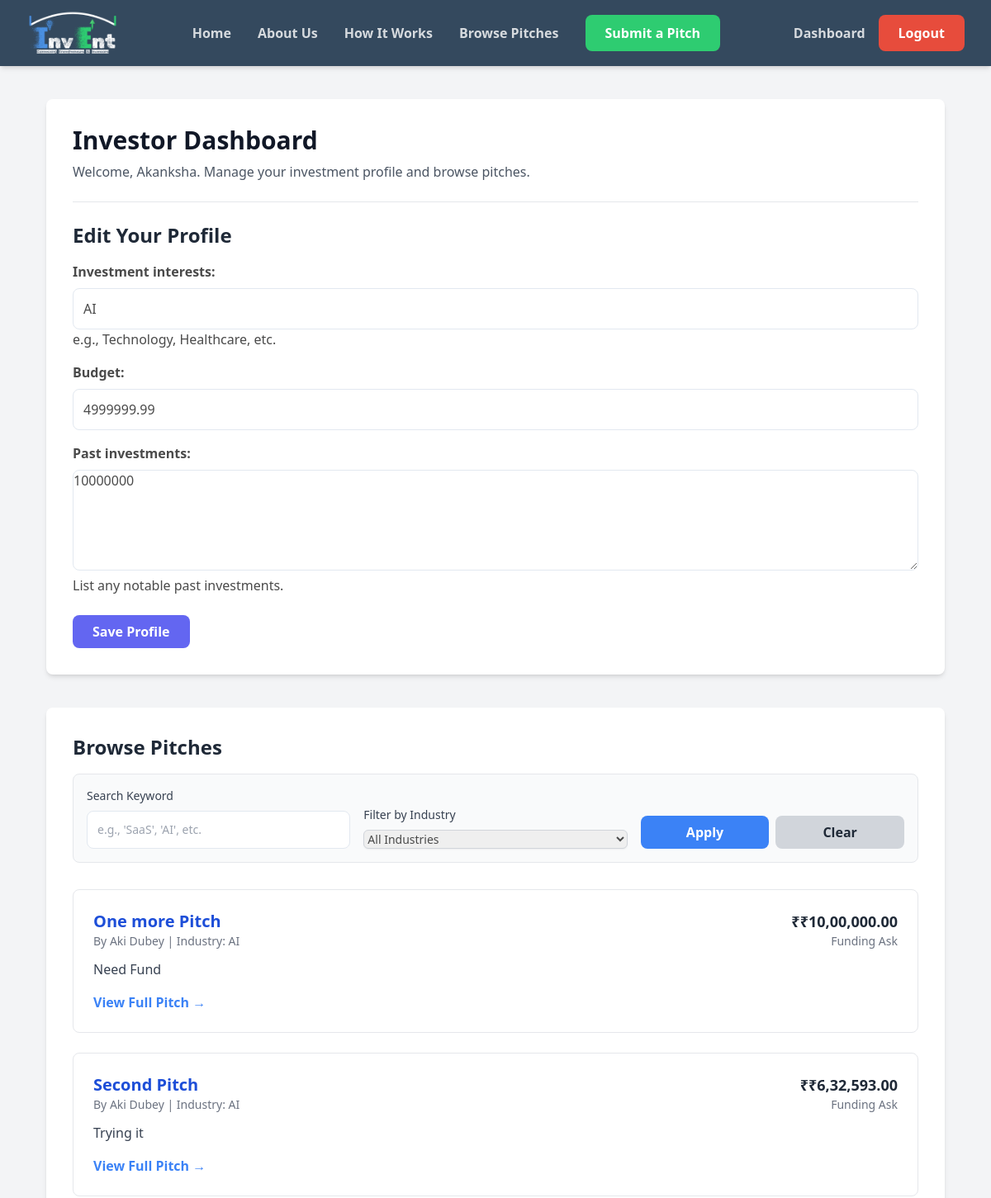
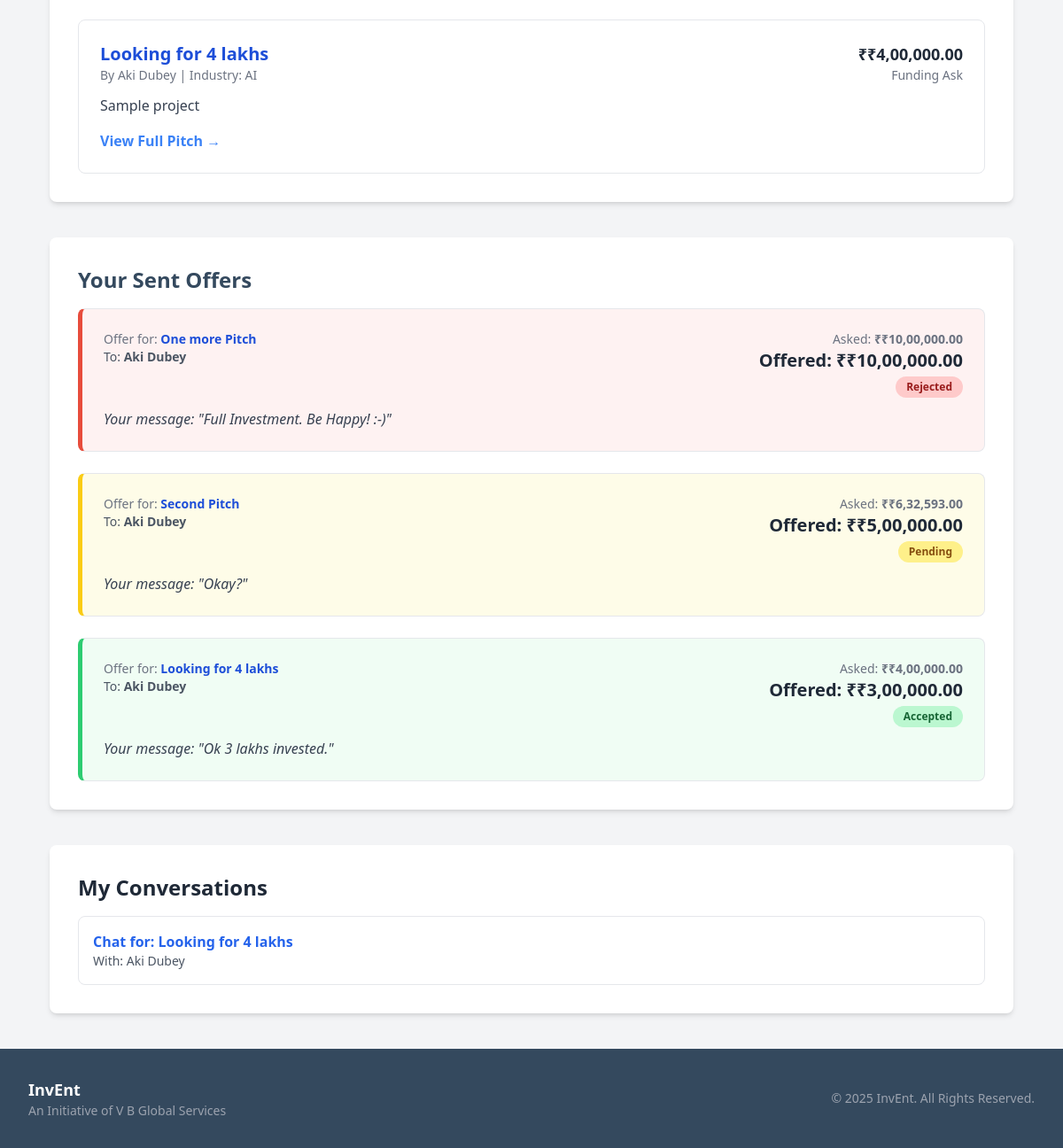
Screenshot of /dashboard/investor/ (signed in) with the database file from the repository (2 pictures, top to bottom).
### core/models.py (models this page shows, shortened)
class User(AbstractUser):
    USER_TYPE_CHOICES = (
        (1, 'entrepreneur'),
        (2, 'investor'),
    )
    user_type = models.PositiveSmallIntegerField(choices=USER_TYPE_CHOICES, null=True, blank=True)

class InvestorProfile(models.Model):
    user = models.OneToOneField(User, on_delete=models.CASCADE, primary_key=True, related_name='investor_profile')
    investment_interests = models.CharField(max_length=255, blank=True, help_text="e.g., Technology, Healthcare, etc.")
    budget = models.DecimalField(max_digits=15, decimal_places=2, null=True, blank=True)
    past_investments = models.TextField(blank=True, help_text="List any notable past investments.")

class Pitch(models.Model):
    entrepreneur = models.ForeignKey(settings.AUTH_USER_MODEL, on_delete=models.CASCADE, related_name='pitches')
    title = models.CharField(max_length=200)
    summary = models.CharField(max_length=500, help_text="A short, compelling summary of your business.")
    details = models.TextField(help_text="Full details of your business pitch.")
    funding_amount = models.DecimalField(max_digits=12, decimal_places=2, help_text="How much funding are you asking for?")
    created_at = models.DateTimeField(auto_now_add=True)

class EntrepreneurProfile(models.Model):
    user = models.OneToOneField(User, on_delete=models.CASCADE, primary_key=True, related_name='entrepreneur_profile')
    company_name = models.CharField(max_length=255, blank=True)
    company_logo = models.ImageField(upload_to='company_logos/', blank=True, null=True, help_text="Upload your company's logo.")
    industry = models.CharField(max_length=100, blank=True)
    funding_sought = models.DecimalField(max_digits=12, decimal_places=2, null=True, blank=True)
    business_plan = models.TextField(blank=True, help_text="Provide a detailed business plan.")
    company_details = models.TextField(blank=True, null=True, help_text="Detailed information about your company, mission, and team.")

class Offer(models.Model):
    STATUS_CHOICES = (
        ('pending', 'Pending'),
        ('accepted', 'Accepted'),
        ('rejected', 'Rejected'),
    )
    pitch = models.ForeignKey(Pitch, on_delete=models.CASCADE, related_name='offers')
    investor = models.ForeignKey(settings.AUTH_USER_MODEL, on_delete=models.CASCADE, related_name='offers_made')
    amount = models.DecimalField(max_digits=12, decimal_places=2)
    message = models.TextField(blank=True, help_text="Include a personal message or terms with your offer.")
    status = models.CharField(max_length=10, choices=STATUS_CHOICES, default='pending')
    created_at = models.DateTimeField(auto_now_add=True)

### chat/models.py (models this page shows, shortened)
class Conversation(models.Model):
    offer = models.OneToOneField('core.Offer', on_delete=models.CASCADE, related_name='conversation')
    participants = models.ManyToManyField(settings.AUTH_USER_MODEL, related_name='conversations')
    created_at = models.DateTimeField(auto_now_add=True)

### core/views.py (the view)
# urls.py: path('dashboard/investor/', views.investor_dashboard_view, name='investor_dashboard'),
@login_required
def investor_dashboard_view(request):
    profile, created = InvestorProfile.objects.get_or_create(user=request.user)
    if request.method == 'POST':
        form = InvestorProfileForm(request.POST, instance=profile)
        if form.is_valid():
            form.save()
            return redirect('investor_dashboard')
    else:
        form = InvestorProfileForm(instance=profile)
    all_pitches = Pitch.objects.select_related('entrepreneur__entrepreneur_profile').all().order_by('-created_at')
    search_query = request.GET.get('q', '')
    selected_industry = request.GET.get('industry', '')
    if search_query:
        all_pitches = all_pitches.filter(
            Q(title__icontains=search_query) |
            Q(summary__icontains=search_query) |
            Q(details__icontains=search_query)
        )
    if selected_industry:
        all_pitches = all_pitches.filter(entrepreneur__entrepreneur_profile__industry=selected_industry)
    industries = EntrepreneurProfile.objects.exclude(industry__exact='').values_list('industry', flat=True).distinct().order_by('industry')
    offers_made = Offer.objects.filter(investor=request.user).select_related('pitch').order_by('-created_at')
    my_conversations = Conversation.objects.filter(participants=request.user).order_by('-created_at')
    context = {
        'form': form,
        'all_pitches': all_pitches,
        'my_conversations': my_conversations,
        'industries': industries,
        'search_query': search_query,
        'selected_industry': selected_industry,
        'offers_made': offers_made,
    }
    return render(request, 'investor_dashboard.html', context)

### core/forms.py
class InvestorProfileForm(forms.ModelForm):
    class Meta:
        model = InvestorProfile
        fields = ('investment_interests', 'budget', 'past_investments')
        widgets = {
            'past_investments': forms.Textarea(attrs={'rows': 5}),
        }

### core/templatetags/custom_filters.py (called while the page is built)
@register.filter(name='indian_currency')
def indian_currency(value):
    try:
        s = str(float(value))
        integer_part, decimal_part = (s.split('.') + ['00'])[:2]
        decimal_part = decimal_part[:2].ljust(2, '0')
        integer_part = re.sub(r'(\d)(?=(\d\d)+\d$)', r'\1,', integer_part)
        return f"₹{integer_part}.{decimal_part}"
    except (ValueError, TypeError):
        return value

### templates/investor_dashboard.html (shortened to what this page needs)
{% extends 'base.html' %}
{% load static %}
{% load custom_filters %}
{% block content %}
<div class="space-y-10">
    <div class="bg-white p-8 rounded-lg shadow-md">
        <h1 class="text-3xl font-bold text-gray-900 mb-2">Investor Dashboard</h1>
        <p class="text-gray-600 mb-6">Welcome, {{ user.first_name }}. Manage your investment profile and browse pitches.</p>
        <div class="border-t border-gray-200 pt-6">
            <h2 class="text-2xl font-semibold text-gray-800 mb-4">Edit Your Profile</h2>
            <form method="post">
                <div class="space-y-4">{{ form.as_p }}</div>
                <div class="text-left mt-6">
                    <button type="submit" class="bg-indigo-500 hover:bg-indigo-600 text-white font-bold py-2 px-6 rounded-lg">Save Profile</button>
                </div>
            </form>
        </div>
    </div>
    <div class="bg-white p-8 rounded-lg shadow-md">
        <h2 class="text-2xl font-semibold text-gray-800 mb-4">Browse Pitches</h2>
        <form method="get" class="mb-8 p-4 bg-gray-50 border border-gray-200 rounded-lg">
            <div class="grid grid-cols-1 md:grid-cols-3 gap-4 items-end">
                <div>
                    <label for="q" class="block text-sm font-medium text-gray-700">Search Keyword</label>
                    <input type="text" name="q" id="q" value="{{ search_query }}" class="mt-1 block w-full rounded-md border-gray-300 shadow-sm focus:border-indigo-500 focus:ring-indigo-500 sm:text-sm" placeholder="e.g., 'SaaS', 'AI', etc.">
                </div>
                <div>
                    <label for="industry" class="block text-sm font-medium text-gray-700">Filter by Industry</label>
                    <select name="industry" id="industry" class="mt-1 block w-full rounded-md border-gray-300 shadow-sm focus:border-indigo-500 focus:ring-indigo-500 sm:text-sm">
                        <option value="">All Industries</option>
                    </select>
                </div>
                <div class="flex items-center gap-2">
                    <button type="submit" class="w-full bg-blue-500 hover:bg-blue-600 text-white font-bold py-2 px-4 rounded-lg">Apply</button>
                    <a href="{% url 'investor_dashboard' %}" class="w-full text-center bg-gray-300 hover:bg-gray-400 text-gray-800 font-bold py-2 px-4 rounded-lg">Clear</a>
                </div>
            </div>
        </form>
        {% if all_pitches %}
            <div class="space-y-6">
                {% for pitch in all_pitches %}
                    <div class="p-6 border border-gray-200 rounded-lg hover:shadow-lg transition-shadow duration-200">
                        <div class="flex justify-between items-start">
                            <div>
                                <h3 class="font-bold text-xl text-blue-700">{{ pitch.title }}</h3>
                                <p class="text-sm text-gray-500">By {{ pitch.entrepreneur.first_name }} {{ pitch.entrepreneur.last_name }} | Industry: {{ pitch.entrepreneur.entrepreneur_profile.industry }}</p>
                            </div>
                            <div class="text-right">
                                <p class="text-lg font-semibold text-gray-800">₹{{ pitch.funding_amount|indian_currency }}</p>
                                <p class="text-sm text-gray-500">Funding Ask</p>
                            </div>
                        </div>
                        <p class="mt-3 text-gray-700">{{ pitch.summary }}</p>
                        <div class="mt-4">
                            <a href="{% url 'pitch_detail' pitch.id %}" class="text-blue-500 hover:underline font-semibold">View Full Pitch &rarr;</a>
                        </div>
                    </div>
                {% endfor %}
            </div>
        {% else %}
            <p class="text-center text-gray-500 mt-6">No pitches match your criteria.</p>
        {% endif %}
    </div>
    <div class="bg-white p-8 rounded-lg shadow-md card">
        <h2 class="text-2xl font-semibold text-gray-800 mb-4">Your Sent Offers</h2>
        {% if offers_made %}
            <div class="space-y-6">
                {% for offer in offers_made %}
                    <div class="p-6 border rounded-lg offer-card status-{{ offer.status }}">
                        <div class="flex justify-between items-start">
                            <div>
                                <p class="text-sm text-gray-500">Offer for: <span class="font-bold text-blue-700">{{ offer.pitch.title }}</span></p>
                                <p class="text-sm text-gray-600">To: <span class="font-semibold">{{ offer.pitch.entrepreneur.first_name }} {{ offer.pitch.entrepreneur.last_name }}</span></p>
                            </div>
                            <div class="text-right">
                                <p class="text-sm text-gray-500">Asked: <span class="font-semibold">₹{{ offer.pitch.funding_amount|indian_currency }}</span></p>
                                <p class="text-xl font-bold text-gray-800">Offered: ₹{{ offer.amount|indian_currency }}</p>
                                <span class="mt-1 inline-block px-3 py-1 text-xs font-semibold rounded-full
                                    {% if offer.status == 'accepted' %} bg-green-200 text-green-800
                                    {% elif offer.status == 'rejected' %} bg-red-200 text-red-800
                                    {% else %} bg-yellow-200 text-yellow-800 {% endif %}">
                                    {{ offer.get_status_display }}
                                </span>
                            </div>
                        </div>
                        <p class="mt-3 text-gray-700 italic">Your message: "{{ offer.message }}"</p>
                    </div>
                {% endfor %}
            </div>
        {% else %}
            <p class="text-gray-500">You have not made any offers yet.</p>
        {% endif %}
    </div>
    <div class="bg-white p-8 rounded-lg shadow-md">
        <h2 class="text-2xl font-semibold text-gray-800 mb-4">My Conversations</h2>
        {% if my_conversations %}
            <ul class="space-y-3">
                {% for conv in my_conversations %}
                    <li class="p-4 border rounded-lg hover:bg-gray-50">
                        <a href="{% url 'chat:room' conv.id %}" class="block">
                            <p class="font-semibold text-blue-600">Chat for: {{ conv.offer.pitch.title }}</p>
                            <p class="text-sm text-gray-600">With: {{ conv.offer.pitch.entrepreneur.first_name }} {{ conv.offer.pitch.entrepreneur.last_name }}</p>
                        </a>
                    </li>
                {% endfor %}
            </ul>
        {% else %}
            <p class="text-gray-500">You have no active conversations.</p>
        {% endif %}
    </div>
</div>
{% endblock %}

### static/css/custom.css (style rules this page uses)
:root { --primary-blue: #4A90E2; --dark-slate: #34495E; --bright-green: #2ECC71; --danger-red: #E74C3C; --light-gray: #f4f7f6; --text-color: #4A4A4A; --border-color: #e2e8f0; }
body { background-color: var(--light-gray); font-family: 'Poppins', sans-serif; color: var(--text-color); }
input[type="text"], input[type="email"], input[type="password"], input[type="number"], textarea, select { width: 100%; padding: 12px; border: 1px solid var(--border-color); border-radius: 8px; box-shadow: none; transition: border-color 0.2s, box-shadow 0.2s; }
form p { margin: 0; }
form label { font-weight: 600; display: block; margin-bottom: 8px; }
.card { background-color: white; padding: 2rem; border-radius: 12px; box-shadow: 0 4px 6px -1px rgb(0 0 0 / 0.1), 0 2px 4px -2px rgb(0 0 0 / 0.1); margin-bottom: 2rem; }
.card h1, .card h2 { color: var(--dark-slate); }
.offer-card { border-radius: 10px; padding: 1.5rem; }
.offer-card.status-pending { background-color: #fefce8; border-left: 5px solid #facc15; }
.offer-card.status-accepted { background-color: #f0fdf4; border-left: 5px solid var(--bright-green); }
.offer-card.status-rejected { background-color: #fef2f2; border-left: 5px solid var(--danger-red); }

### rows the page displays
User: first_name "Akanksha"
InvestorProfile: investment_interests "AI", budget "4999999.99", past_investments "10000000"
Pitch: title "One more Pitch", entrepreneur.first_name "Aki", entrepreneur.last_name "Dubey", entrepreneur.entrepreneur_profile.industry "AI", funding_amount|indian_currency "₹10,00,000.00", summary "Need Fund"
Pitch: title "Second Pitch", entrepreneur.first_name "Aki", entrepreneur.last_name "Dubey", entrepreneur.entrepreneur_profile.industry "AI", funding_amount|indian_currency "₹6,32,593.00", summary "Trying it"
Pitch: title "Looking for 4 lakhs", entrepreneur.first_name "Aki", entrepreneur.last_name "Dubey", entrepreneur.entrepreneur_profile.industry "AI", funding_amount|indian_currency "₹4,00,000.00", summary "Sample project"
Offer: pitch "One more Pitch", pitch.entrepreneur.first_name "Aki", pitch.entrepreneur.last_name "Dubey", pitch.funding_amount|indian_currency "₹10,00,000.00", amount|indian_currency "₹10,00,000.00", status "Rejected", message "Full Investment. Be Happy! :-)"
Offer: pitch "Second Pitch", pitch.entrepreneur.first_name "Aki", pitch.entrepreneur.last_name "Dubey", pitch.funding_amount|indian_currency "₹6,32,593.00", amount|indian_currency "₹5,00,000.00", status "Pending", message "Okay?"
Offer: pitch "Looking for 4 lakhs", pitch.entrepreneur.first_name "Aki", pitch.entrepreneur.last_name "Dubey", pitch.funding_amount|indian_currency "₹4,00,000.00", amount|indian_currency "₹3,00,000.00", status "Accepted", message "Ok 3 lakhs invested."
Conversation: offer.pitch "Looking for 4 lakhs", offer.pitch.entrepreneur.first_name "Aki", offer.pitch.entrepreneur.last_name "Dubey"
